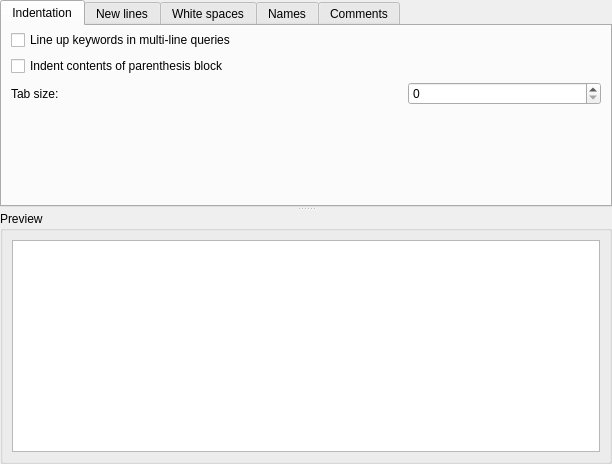
<?xml version="1.0" encoding="UTF-8"?>
<ui version="4.0">
 <class>SqlEnterpriseFormatter</class>
 <widget class="QWidget" name="SqlEnterpriseFormatter">
  <property name="geometry">
   <rect>
    <x>0</x>
    <y>0</y>
    <width>612</width>
    <height>464</height>
   </rect>
  </property>
  <property name="windowTitle">
   <string notr="true">Form</string>
  </property>
  <layout class="QVBoxLayout" name="verticalLayout">
   <property name="leftMargin">
    <number>0</number>
   </property>
   <property name="topMargin">
    <number>0</number>
   </property>
   <property name="rightMargin">
    <number>0</number>
   </property>
   <property name="bottomMargin">
    <number>0</number>
   </property>
   <item>
    <widget class="QSplitter" name="splitter">
     <property name="orientation">
      <enum>Qt::Vertical</enum>
     </property>
     <widget class="QTabWidget" name="tabWidget">
      <property name="sizePolicy">
       <sizepolicy hsizetype="Expanding" vsizetype="Expanding">
        <horstretch>0</horstretch>
        <verstretch>1</verstretch>
       </sizepolicy>
      </property>
      <property name="currentIndex">
       <number>0</number>
      </property>
      <widget class="QWidget" name="indentTab">
       <attribute name="title">
        <string>Indentation</string>
       </attribute>
       <layout class="QGridLayout" name="gridLayout">
        <property name="topMargin">
         <number>4</number>
        </property>
        <property name="bottomMargin">
         <number>4</number>
        </property>
        <item row="1" column="0" colspan="3">
         <widget class="QCheckBox" name="checkBox">
          <property name="text">
           <string>Line up keywords in multi-line queries</string>
          </property>
          <property name="cfg" stdset="0">
           <string notr="true">SqlEnterpriseFormatter.LineUpKeywords</string>
          </property>
         </widget>
        </item>
        <item row="2" column="0" colspan="3">
         <widget class="QCheckBox" name="checkBox_2">
          <property name="text">
           <string>Indent contents of parenthesis block</string>
          </property>
          <property name="cfg" stdset="0">
           <string notr="true">SqlEnterpriseFormatter.IndentParenthesisBlock</string>
          </property>
         </widget>
        </item>
        <item row="4" column="1">
         <spacer name="verticalSpacer">
          <property name="orientation">
           <enum>Qt::Vertical</enum>
          </property>
          <property name="sizeHint" stdset="0">
           <size>
            <width>20</width>
            <height>187</height>
           </size>
          </property>
         </spacer>
        </item>
        <item row="3" column="0">
         <widget class="QLabel" name="label">
          <property name="text">
           <string>Tab size:</string>
          </property>
         </widget>
        </item>
        <item row="3" column="2">
         <widget class="QSpinBox" name="spinBox">
          <property name="cfg" stdset="0">
           <string notr="true">SqlEnterpriseFormatter.TabSize</string>
          </property>
         </widget>
        </item>
       </layout>
      </widget>
      <widget class="QWidget" name="newLinesTab">
       <attribute name="title">
        <string>New lines</string>
       </attribute>
       <layout class="QVBoxLayout" name="horizontalLayout_2">
        <property name="topMargin">
         <number>4</number>
        </property>
        <property name="bottomMargin">
         <number>4</number>
        </property>
        <item>
         <widget class="QScrollArea" name="scrollArea">
          <property name="styleSheet">
           <string notr="true">#scrollArea { background: transparent; }</string>
          </property>
          <property name="frameShape">
           <enum>QFrame::NoFrame</enum>
          </property>
          <property name="frameShadow">
           <enum>QFrame::Plain</enum>
          </property>
          <property name="lineWidth">
           <number>0</number>
          </property>
          <property name="widgetResizable">
           <bool>true</bool>
          </property>
          <widget class="QWidget" name="scrollAreaWidgetContents">
           <property name="geometry">
            <rect>
             <x>0</x>
             <y>0</y>
             <width>390</width>
             <height>299</height>
            </rect>
           </property>
           <property name="styleSheet">
            <string notr="true">#scrollAreaWidgetContents { background: transparent; }</string>
           </property>
           <layout class="QVBoxLayout" name="verticalLayout_5">
            <property name="leftMargin">
             <number>0</number>
            </property>
            <property name="topMargin">
             <number>0</number>
            </property>
            <property name="rightMargin">
             <number>0</number>
            </property>
            <property name="bottomMargin">
             <number>0</number>
            </property>
            <item>
             <widget class="QCheckBox" name="checkBox_3">
              <property name="text">
               <string>Before opening parenthesis in column definitions</string>
              </property>
              <property name="cfg" stdset="0">
               <string notr="true">SqlEnterpriseFormatter.NlBeforeOpenParDef</string>
              </property>
             </widget>
            </item>
            <item>
             <widget class="QCheckBox" name="checkBox_5">
              <property name="text">
               <string>After opening parenthesis in column definitions</string>
              </property>
              <property name="cfg" stdset="0">
               <string notr="true">SqlEnterpriseFormatter.NlAfterOpenParDef</string>
              </property>
             </widget>
            </item>
            <item>
             <widget class="QCheckBox" name="checkBox_4">
              <property name="text">
               <string>Before closing parenthesis in column definitions</string>
              </property>
              <property name="cfg" stdset="0">
               <string notr="true">SqlEnterpriseFormatter.NlBeforeCloseParDef</string>
              </property>
             </widget>
            </item>
            <item>
             <widget class="QCheckBox" name="checkBox_6">
              <property name="text">
               <string>After closing parenthesis in column definitions</string>
              </property>
              <property name="cfg" stdset="0">
               <string notr="true">SqlEnterpriseFormatter.NlAfterCloseParDef</string>
              </property>
             </widget>
            </item>
            <item>
             <widget class="QCheckBox" name="checkBox_7">
              <property name="text">
               <string>Before opening parenthesis in expressions</string>
              </property>
              <property name="cfg" stdset="0">
               <string notr="true">SqlEnterpriseFormatter.NlBeforeOpenParExpr</string>
              </property>
             </widget>
            </item>
            <item>
             <widget class="QCheckBox" name="checkBox_8">
              <property name="text">
               <string>After opening parenthesis in expressions</string>
              </property>
              <property name="cfg" stdset="0">
               <string notr="true">SqlEnterpriseFormatter.NlAfterOpenParExpr</string>
              </property>
             </widget>
            </item>
            <item>
             <widget class="QCheckBox" name="checkBox_9">
              <property name="text">
               <string>Before closing parenthesis in expressions</string>
              </property>
              <property name="cfg" stdset="0">
               <string notr="true">SqlEnterpriseFormatter.NlBeforeCloseParExpr</string>
              </property>
             </widget>
            </item>
            <item>
             <widget class="QCheckBox" name="checkBox_10">
              <property name="text">
               <string>After closing parenthesis in expressions</string>
              </property>
              <property name="cfg" stdset="0">
               <string notr="true">SqlEnterpriseFormatter.NlAfterCloseParExpr</string>
              </property>
             </widget>
            </item>
            <item>
             <widget class="QCheckBox" name="checkBox_32">
              <property name="text">
               <string>After JOIN keywords in FROM clause</string>
              </property>
              <property name="cfg" stdset="0">
               <string notr="true">SqlEnterpriseFormatter.NlAfterJoinStmt</string>
              </property>
             </widget>
            </item>
            <item>
             <widget class="QCheckBox" name="checkBox_31">
              <property name="text">
               <string>Put each column constraint in CREATE TABLE into new line</string>
              </property>
              <property name="cfg" stdset="0">
               <string notr="true">SqlEnterpriseFormatter.NlBetweenConstraints</string>
              </property>
             </widget>
            </item>
            <item>
             <widget class="QCheckBox" name="checkBox_11">
              <property name="text">
               <string>After comma</string>
              </property>
              <property name="cfg" stdset="0">
               <string notr="true">SqlEnterpriseFormatter.NlAfterComma</string>
              </property>
             </widget>
            </item>
            <item>
             <widget class="QCheckBox" name="checkBox_12">
              <property name="text">
               <string>After comma in expressions</string>
              </property>
              <property name="cfg" stdset="0">
               <string notr="true">SqlEnterpriseFormatter.NlAfterCommaInExpr</string>
              </property>
             </widget>
            </item>
            <item>
             <widget class="QCheckBox" name="checkBox_13">
              <property name="text">
               <string>After semicolon</string>
              </property>
              <property name="cfg" stdset="0">
               <string notr="true">SqlEnterpriseFormatter.NlAfterSemicolon</string>
              </property>
             </widget>
            </item>
            <item>
             <widget class="QCheckBox" name="checkBox_25">
              <property name="text">
               <string>Never before semicolon</string>
              </property>
              <property name="cfg" stdset="0">
               <string notr="true">SqlEnterpriseFormatter.NlNeverBeforeSemicolon</string>
              </property>
             </widget>
            </item>
            <item>
             <spacer name="verticalSpacer_2">
              <property name="orientation">
               <enum>Qt::Vertical</enum>
              </property>
              <property name="sizeHint" stdset="0">
               <size>
                <width>20</width>
                <height>40</height>
               </size>
              </property>
             </spacer>
            </item>
           </layout>
          </widget>
         </widget>
        </item>
        <item>
         <widget class="QWidget" name="widget_2" native="true">
          <layout class="QVBoxLayout" name="verticalLayout_2">
           <property name="leftMargin">
            <number>0</number>
           </property>
           <property name="topMargin">
            <number>0</number>
           </property>
           <property name="rightMargin">
            <number>0</number>
           </property>
           <property name="bottomMargin">
            <number>0</number>
           </property>
          </layout>
         </widget>
        </item>
       </layout>
       <zorder>widget_2</zorder>
       <zorder>scrollArea</zorder>
      </widget>
      <widget class="QWidget" name="whiteSpacesTab">
       <attribute name="title">
        <string>White spaces</string>
       </attribute>
       <layout class="QVBoxLayout" name="horizontalLayout_3">
        <property name="topMargin">
         <number>4</number>
        </property>
        <property name="bottomMargin">
         <number>4</number>
        </property>
        <item>
         <widget class="QScrollArea" name="scrollArea_2">
          <property name="styleSheet">
           <string notr="true">#scrollArea_2 { background: transparent; }</string>
          </property>
          <property name="frameShape">
           <enum>QFrame::NoFrame</enum>
          </property>
          <property name="frameShadow">
           <enum>QFrame::Plain</enum>
          </property>
          <property name="lineWidth">
           <number>10</number>
          </property>
          <property name="widgetResizable">
           <bool>true</bool>
          </property>
          <widget class="QWidget" name="scrollAreaWidgetContents_2">
           <property name="geometry">
            <rect>
             <x>0</x>
             <y>0</y>
             <width>418</width>
             <height>278</height>
            </rect>
           </property>
           <property name="styleSheet">
            <string notr="true">#scrollAreaWidgetContents_2 { background: transparent; }</string>
           </property>
           <layout class="QVBoxLayout" name="verticalLayout_6">
            <property name="leftMargin">
             <number>0</number>
            </property>
            <property name="topMargin">
             <number>0</number>
            </property>
            <property name="rightMargin">
             <number>0</number>
            </property>
            <property name="bottomMargin">
             <number>0</number>
            </property>
            <item>
             <widget class="QCheckBox" name="checkBox_14">
              <property name="text">
               <string>Before comma in lists</string>
              </property>
              <property name="cfg" stdset="0">
               <string notr="true">SqlEnterpriseFormatter.SpaceBeforeCommaInList</string>
              </property>
             </widget>
            </item>
            <item>
             <widget class="QCheckBox" name="checkBox_15">
              <property name="text">
               <string>After comma in lists</string>
              </property>
              <property name="cfg" stdset="0">
               <string notr="true">SqlEnterpriseFormatter.SpaceAfterCommaInList</string>
              </property>
             </widget>
            </item>
            <item>
             <widget class="QCheckBox" name="checkBox_16">
              <property name="text">
               <string>Before opening parenthesis</string>
              </property>
              <property name="cfg" stdset="0">
               <string notr="true">SqlEnterpriseFormatter.SpaceBeforeOpenPar</string>
              </property>
             </widget>
            </item>
            <item>
             <widget class="QCheckBox" name="checkBox_17">
              <property name="text">
               <string>After opening parenthesis</string>
              </property>
              <property name="cfg" stdset="0">
               <string notr="true">SqlEnterpriseFormatter.SpaceAfterOpenPar</string>
              </property>
             </widget>
            </item>
            <item>
             <widget class="QCheckBox" name="checkBox_18">
              <property name="text">
               <string>Before closing parenthesis</string>
              </property>
              <property name="cfg" stdset="0">
               <string notr="true">SqlEnterpriseFormatter.SpaceBeforeClosePar</string>
              </property>
             </widget>
            </item>
            <item>
             <widget class="QCheckBox" name="checkBox_19">
              <property name="text">
               <string>After closing parenthesis</string>
              </property>
              <property name="cfg" stdset="0">
               <string notr="true">SqlEnterpriseFormatter.SpaceAfterClosePar</string>
              </property>
             </widget>
            </item>
            <item>
             <widget class="QCheckBox" name="checkBox_29">
              <property name="text">
               <string>No space between SQL function name and opening parenthesis</string>
              </property>
              <property name="cfg" stdset="0">
               <string notr="true">SqlEnterpriseFormatter.NoSpaceAfterFunctionName</string>
              </property>
             </widget>
            </item>
            <item>
             <widget class="QCheckBox" name="checkBox_20">
              <property name="text">
               <string>Before dot operator (in path to database object)</string>
              </property>
              <property name="cfg" stdset="0">
               <string notr="true">SqlEnterpriseFormatter.SpaceBeforeDot</string>
              </property>
             </widget>
            </item>
            <item>
             <widget class="QCheckBox" name="checkBox_21">
              <property name="text">
               <string>After dot operator (in path to database object)</string>
              </property>
              <property name="cfg" stdset="0">
               <string notr="true">SqlEnterpriseFormatter.SpaceAfterDot</string>
              </property>
             </widget>
            </item>
            <item>
             <widget class="QCheckBox" name="checkBox_22">
              <property name="text">
               <string>Before mathematical operator</string>
              </property>
              <property name="cfg" stdset="0">
               <string notr="true">SqlEnterpriseFormatter.SpaceBeforeMathOp</string>
              </property>
             </widget>
            </item>
            <item>
             <widget class="QCheckBox" name="checkBox_23">
              <property name="text">
               <string>After mathematical operator</string>
              </property>
              <property name="cfg" stdset="0">
               <string notr="true">SqlEnterpriseFormatter.SpaceAfterMathOp</string>
              </property>
             </widget>
            </item>
            <item>
             <widget class="QCheckBox" name="checkBox_30">
              <property name="text">
               <string>Never before comma</string>
              </property>
              <property name="cfg" stdset="0">
               <string notr="true">SqlEnterpriseFormatter.SpaceNeverBeforeComma</string>
              </property>
             </widget>
            </item>
            <item>
             <widget class="QCheckBox" name="checkBox_24">
              <property name="text">
               <string>Never before semicolon</string>
              </property>
              <property name="cfg" stdset="0">
               <string notr="true">SqlEnterpriseFormatter.SpaceNeverBeforeSemicolon</string>
              </property>
             </widget>
            </item>
            <item>
             <spacer name="verticalSpacer_3">
              <property name="orientation">
               <enum>Qt::Vertical</enum>
              </property>
              <property name="sizeHint" stdset="0">
               <size>
                <width>20</width>
                <height>40</height>
               </size>
              </property>
             </spacer>
            </item>
           </layout>
          </widget>
         </widget>
        </item>
        <item>
         <widget class="QWidget" name="widget_3" native="true">
          <layout class="QVBoxLayout" name="verticalLayout_3">
           <property name="leftMargin">
            <number>0</number>
           </property>
           <property name="topMargin">
            <number>0</number>
           </property>
           <property name="rightMargin">
            <number>0</number>
           </property>
           <property name="bottomMargin">
            <number>0</number>
           </property>
          </layout>
         </widget>
        </item>
       </layout>
      </widget>
      <widget class="QWidget" name="namesTab">
       <attribute name="title">
        <string>Names</string>
       </attribute>
       <layout class="QGridLayout" name="gridLayout_2">
        <property name="topMargin">
         <number>4</number>
        </property>
        <property name="bottomMargin">
         <number>4</number>
        </property>
        <item row="5" column="0">
         <spacer name="verticalSpacer_4">
          <property name="orientation">
           <enum>Qt::Vertical</enum>
          </property>
          <property name="sizeHint" stdset="0">
           <size>
            <width>20</width>
            <height>40</height>
           </size>
          </property>
         </spacer>
        </item>
        <item row="3" column="0">
         <widget class="QLabel" name="label_2">
          <property name="text">
           <string>Preferred name wrapper</string>
          </property>
         </widget>
        </item>
        <item row="3" column="1">
         <widget class="ConfigComboBox" name="comboBox">
          <property name="cfg" stdset="0">
           <string notr="true">SqlEnterpriseFormatter.PrefferedWrapper</string>
          </property>
          <property name="modelName" stdset="0">
           <string notr="true">SqlEnterpriseFormatter.Wrappers</string>
          </property>
         </widget>
        </item>
        <item row="2" column="0" colspan="2">
         <widget class="QCheckBox" name="checkBox_28">
          <property name="text">
           <string>Always use name wrapping</string>
          </property>
          <property name="cfg" stdset="0">
           <string notr="true">SqlEnterpriseFormatter.AlwaysUseNameWrapping</string>
          </property>
         </widget>
        </item>
        <item row="1" column="0" colspan="2">
         <widget class="QCheckBox" name="checkBox_27">
          <property name="text">
           <string>Uppercase data type names</string>
          </property>
          <property name="cfg" stdset="0">
           <string notr="true">SqlEnterpriseFormatter.UppercaseDataTypes</string>
          </property>
         </widget>
        </item>
        <item row="0" column="0" colspan="2">
         <widget class="QCheckBox" name="checkBox_26">
          <property name="text">
           <string>Uppercase keywords</string>
          </property>
          <property name="cfg" stdset="0">
           <string notr="true">SqlEnterpriseFormatter.UppercaseKeywords</string>
          </property>
         </widget>
        </item>
       </layout>
      </widget>
      <widget class="QWidget" name="commentsTab">
       <attribute name="title">
        <string>Comments</string>
       </attribute>
       <layout class="QGridLayout" name="gridLayout_3">
        <item row="2" column="0">
         <widget class="QLabel" name="label_3">
          <property name="text">
           <string>Preferred comment marker (where possible):</string>
          </property>
         </widget>
        </item>
        <item row="2" column="1">
         <widget class="ConfigComboBox" name="comboBox_2">
          <property name="cfg" stdset="0">
           <string notr="true">SqlEnterpriseFormatter.PreferredCommentMarker</string>
          </property>
          <property name="modelName" stdset="0">
           <string>SqlEnterpriseFormatter.CommentMarkers</string>
          </property>
         </widget>
        </item>
        <item row="0" column="0" colspan="2">
         <widget class="QCheckBox" name="checkBox_33">
          <property name="text">
           <string>Move all comments to the line end</string>
          </property>
          <property name="cfg" stdset="0">
           <string notr="true">SqlEnterpriseFormatter.MoveAllCommentsToLineEnd</string>
          </property>
         </widget>
        </item>
        <item row="1" column="0" colspan="2">
         <widget class="QCheckBox" name="checkBox_34">
          <property name="text">
           <string>Line up comments at the line end</string>
          </property>
          <property name="cfg" stdset="0">
           <string notr="true">SqlEnterpriseFormatter.LineUpCommentsAtLineEnd</string>
          </property>
         </widget>
        </item>
        <item row="3" column="0" colspan="2">
         <spacer name="verticalSpacer_5">
          <property name="orientation">
           <enum>Qt::Vertical</enum>
          </property>
          <property name="sizeHint" stdset="0">
           <size>
            <width>20</width>
            <height>40</height>
           </size>
          </property>
         </spacer>
        </item>
       </layout>
      </widget>
     </widget>
     <widget class="QGroupBox" name="groupBox">
      <property name="sizePolicy">
       <sizepolicy hsizetype="Preferred" vsizetype="Preferred">
        <horstretch>0</horstretch>
        <verstretch>2</verstretch>
       </sizepolicy>
      </property>
      <property name="title">
       <string>Preview</string>
      </property>
      <layout class="QVBoxLayout" name="verticalLayout_4">
       <item>
        <widget class="SqlView" name="previewEdit">
         <property name="cfg" stdset="0">
          <string notr="true">SqlEnterpriseFormatter.PreviewCode</string>
         </property>
         <property name="preview" stdset="0">
          <bool>true</bool>
         </property>
        </widget>
       </item>
      </layout>
     </widget>
    </widget>
   </item>
  </layout>
 </widget>
 <customwidgets>
  <customwidget>
   <class>ConfigComboBox</class>
   <extends>QComboBox</extends>
   <header>common/configcombobox.h</header>
  </customwidget>
  <customwidget>
   <class>SqlView</class>
   <extends>QPlainTextEdit</extends>
   <header>sqlview.h</header>
  </customwidget>
 </customwidgets>
 <resources/>
 <connections/>
</ui>
